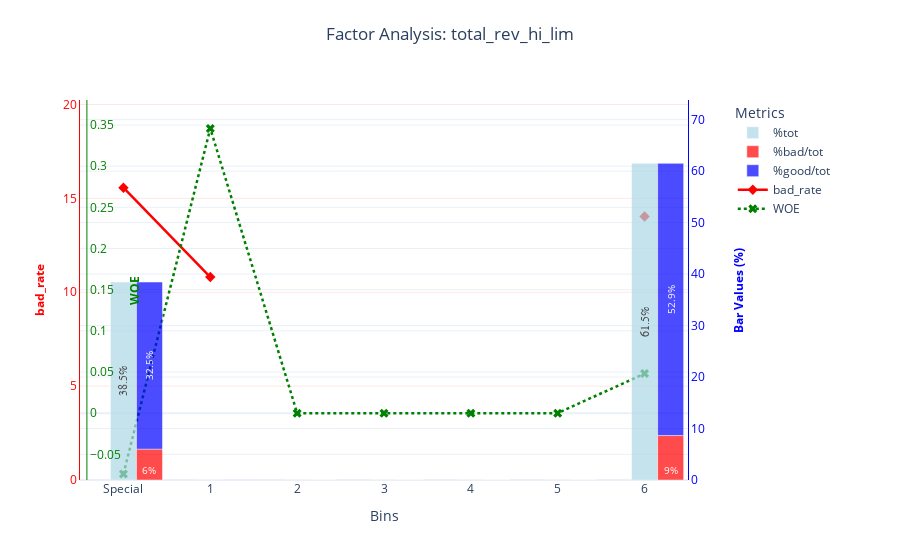

The cell this chart's notebook holds for it:
### Code cell
# Plot the new adjusted bins

df_factor = df_bins.copy()

# Format percentage values for display
df_factor['%tot_text'] = df_factor['%tot'].apply(lambda x: f'{x:.1f}%')
df_factor[f'%{positive}/tot_text'] = df_factor[f'%{positive}/tot'].apply(lambda x: f'{x:.1f}%')
df_factor[f'%{negative}/tot_text'] = df_factor[f'%{negative}/tot'].apply(lambda x: f'{x:.0f}%')

# Create figure with subplots
fig = make_subplots(specs=[[{"secondary_y": True}]])

# %tot bars (light blue) - assigned to y3
fig.add_trace(
    go.Bar(
        x=df_factor['Bin_num'],
        y=df_factor['%tot'],
        name='%tot',
        text=df_factor['%tot_text'],
        textposition='inside',
        textangle= -90,  # Vertical text from bottom to top
        insidetextanchor='middle',
        textfont=dict(color='black', size=12, family='Arial'),
        marker_color='lightblue',
        opacity=0.7,
        width=0.3,
        offset=-0.15,
        yaxis='y3'
    )
)

# %negative/tot bars (red) - assigned to y3
fig.add_trace(
    go.Bar(
        x=df_factor['Bin_num'],
        y=df_factor[f'%{negative}/tot'],
        name=f'%{negative}/tot',
        text=df_factor[f'%{negative}/tot_text'],
        textposition='inside',
        # textangle= -90,  # Vertical text from bottom to top
        insidetextanchor='start',
        textfont=dict(color='white', size=10),
        marker_color='red',
        opacity=0.7,
        width=0.3,
        offset=0.15,
        yaxis='y3'
    )
)

# %positive/tot bars (blue) - stacked on %negative/tot, assigned to y3
fig.add_trace(
    go.Bar(
        x=df_factor['Bin_num'],
        y=df_factor[f'%{positive}/tot'],
        name=f'%{positive}/tot',
        text=df_factor[f'%{positive}/tot_text'],
        textposition='inside',
        textangle= -90,  # Vertical text from bottom to top
        insidetextanchor='middle',
        textfont=dict(color='white', size=10),
        marker_color='blue',
        opacity=0.7,
        width=0.3,
        offset=0.15,
        base=df_factor[f'%{negative}/tot'],
        yaxis='y3'
    )
)

# Negative_rate line (red) - primary y-axis
fig.add_trace(
    go.Scatter(
        x=df_factor['Bin_num'],
        y=df_factor[f'{negative}_rate'],
        name=f'{negative}_rate',
        mode='lines+markers',
        line=dict(color='red', width=2.5),
        marker=dict(size=8, symbol='diamond'),
        yaxis='y'
    )
)

# WOE line (green) - y2 axis
fig.add_trace(
    go.Scatter(
        x=df_factor['Bin_num'],
        y=df_factor['WOE'],
        name='WOE',
        mode='lines+markers',
        line=dict(color='green', width=2.5, dash='dot'),
        marker=dict(size=8, symbol='x'),
        yaxis='y2'
    )
)

# Update layout with adjustments
# Solution: Adjust layout to avoid overlapping y2, y3 axis titles and plot title

fig.update_layout(
    title=dict(
        text=f'Factor Analysis: {n}',
        x=0.5,
        xanchor='center',
        y=0.95
    ),
    xaxis_title='Bins',
    legend_title='Metrics',
    hovermode='x unified',
    template='plotly_white',
    bargap=0.15,
    margin=dict(r=180),  # Increased top and right margins

# ################################################# Replace bin_0 with Special
    # xaxis=dict(
    #     domain=[0, 0.95],  # Reduce domain to make space for y2/y3 and avoid overlap with legend
    #     tick0=df_factor['Bin_num'].min(),  # Start ticks at the minimum bin number
    #     dtick=1,  # Set tick interval to 1 (integer values only)
    #     tickmode='linear'  # Use linear tick mode for consistent spacing
    # ),

    xaxis=dict(
    domain=[0, 0.95],
    title='Bins',
    type='category',
    categoryorder='array',
    categoryarray=df_factor['Bin_num'].tolist()
    ),
    # ###########################################3

    yaxis=dict(
        title=f"<b>{negative}_rate</b>",
        side='left',
        title_font=dict(size=12, color="red"),
        tickfont=dict(color="red"),
        linecolor='red',                   # Red axis line
        gridcolor='rgba(255, 0, 0, 0.1)',   # Light red grid lines
        range=[0, df_factor[f'{negative}_rate'].max() * 1.3]
    ),

    yaxis2=dict(
        title="<b>WOE</b>",
        anchor='free',
        overlaying='y',
        side='right',
        position= 0.01, 
        title_standoff=10, 
        title_font=dict(size=12, color="green"),
        tickfont=dict(color="green"),
        linecolor='green',
        range=[df_factor['WOE'].min() * 1.1, df_factor['WOE'].max() * 1.1]
    ),
    yaxis3=dict(
        title="<b>Bar Values (%)</b>",
        anchor='x',
        overlaying='y',
        side='right',
        position=0.93,
        title_standoff=30, # title position 70
        title_font=dict(size=12, color="blue"),
        tickfont=dict(color="blue"),
        linecolor='blue',
        range=[0, df_factor['%tot'].max() * 1.2]
    )
)

fig.show()

### Figure 1 — Plotly figure (JSON) as saved in the notebook; plotly's stock layout.template omitted (floating-point values rounded to 4 significant figures)
{"data": [{"insidetextanchor": "middle", "marker": {"color": "lightblue"}, "name": "%tot", "offset": -0.15, "opacity": 0.7, "text": ["38.5%", "0.0%", "0.0%", "0.0%", "0.0%", "0.0%", "61.5%"], "textangle": -90, "textfont": {"color": "black", "family": "Arial", "size": 12}, "textposition": "inside", "type": "bar", "width": 0.3, "x": ["Special", 1, 2, 3, 4, 5, 6], "y": [38.46, 0.025, 0, 0, 0, 0, 61.51], "yaxis": "y3"}, {"insidetextanchor": "start", "marker": {"color": "red"}, "name": "%bad/tot", "offset": 0.15, "opacity": 0.7, "text": ["6%", "0%", "0%", "0%", "0%", "0%", "9%"], "textfont": {"color": "white", "size": 10}, "textposition": "inside", "type": "bar", "width": 0.3, "x": ["Special", 1, 2, 3, 4, 5, 6], "y": [5.989, 0.0027, 0, 0, 0, 0, 8.633], "yaxis": "y3"}, {"base": [5.989, 0.0027, 0, 0, 0, 0, 8.633], "insidetextanchor": "middle", "marker": {"color": "blue"}, "name": "%good/tot", "offset": 0.15, "opacity": 0.7, "text": ["32.5%", "0.0%", "0.0%", "0.0%", "0.0%", "0.0%", "52.9%"], "textangle": -90, "textfont": {"color": "white", "size": 10}, "textposition": "inside", "type": "bar", "width": 0.3, "x": ["Special", 1, 2, 3, 4, 5, 6], "y": [32.47, 0.0223, 0, 0, 0, 0, 52.88], "yaxis": "y3"}, {"line": {"color": "red", "width": 2.5}, "marker": {"size": 8, "symbol": "diamond"}, "mode": "lines+markers", "name": "bad_rate", "type": "scatter", "x": ["Special", 1, 2, 3, 4, 5, 6], "y": [15.57, 10.81, null, null, null, null, 14.03], "yaxis": "y"}, {"line": {"color": "green", "dash": "dot", "width": 2.5}, "marker": {"size": 8, "symbol": "x"}, "mode": "lines+markers", "name": "WOE", "type": "scatter", "x": ["Special", 1, 2, 3, 4, 5, 6], "y": [-0.0738, 0.3458, 0, 0, 0, 0, 0.0481], "yaxis": "y2"}], "layout": {"bargap": 0.15, "hovermode": "x unified", "legend": {"title": {"text": "Metrics"}}, "margin": {"r": 180}, "title": {"text": "Factor Analysis: total_rev_hi_lim", "x": 0.5, "xanchor": "center", "y": 0.95}, "xaxis": {"anchor": "y", "categoryarray": ["Special", 1, 2, 3, 4, 5, 6], "categoryorder": "array", "domain": [0, 0.95], "title": {"text": "Bins"}, "type": "category"}, "yaxis": {"anchor": "x", "domain": [0, 1], "gridcolor": "rgba(255, 0, 0, 0.1)", "linecolor": "red", "range": [0, 20.24], "side": "left", "tickfont": {"color": "red"}, "title": {"font": {"color": "red", "size": 12}, "text": "<b>bad_rate</b>"}}, "yaxis2": {"anchor": "free", "linecolor": "green", "overlaying": "y", "position": 0.01, "range": [-0.08118, 0.3804], "side": "right", "tickfont": {"color": "green"}, "title": {"font": {"color": "green", "size": 12}, "standoff": 10, "text": "<b>WOE</b>"}}, "yaxis3": {"anchor": "x", "linecolor": "blue", "overlaying": "y", "position": 0.93, "range": [0, 73.81], "side": "right", "tickfont": {"color": "blue"}, "title": {"font": {"color": "blue", "size": 12}, "standoff": 30, "text": "<b>Bar Values (%)</b>"}}}}
